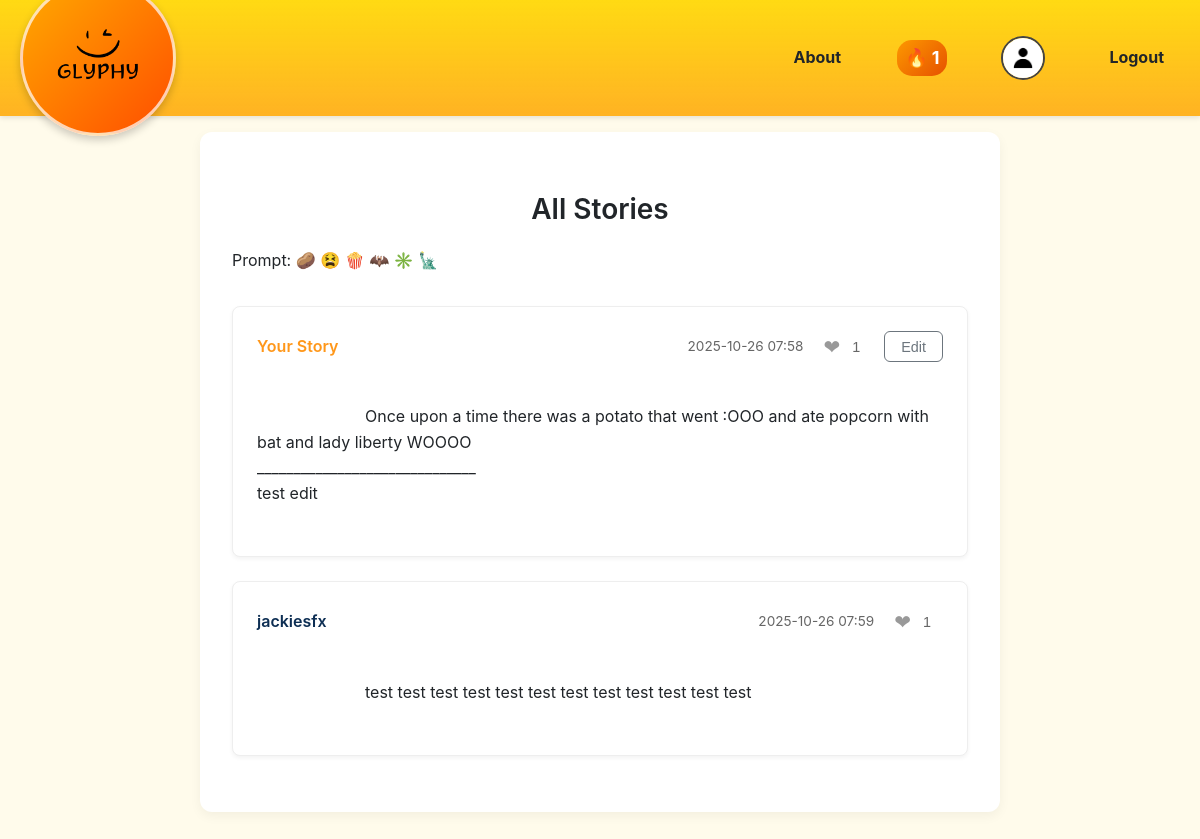
The page /stories (signed in) on the database its author committed.
### app/models.py (models this page shows, shortened)
class DailyEmoji(db.Model):
    id = db.Column(db.Integer, primary_key=True)
    emojis = db.Column(db.String(50), nullable=False)
    date_posted = db.Column(db.Date, unique=True, nullable=False, default=date.today)
    stories = db.relationship('Story', backref='daily_emoji_set', lazy='dynamic')

class Story(db.Model):
    id = db.Column(db.Integer, primary_key=True)
    content = db.Column(db.Text, nullable=False)
    timestamp = db.Column(db.DateTime, index=True, default=datetime.utcnow)
    likes = db.Column(db.Integer, nullable=False, default=0)
    user_id = db.Column(db.Integer, db.ForeignKey('user.id'))
    daily_emoji_id = db.Column(db.Integer, db.ForeignKey('daily_emoji.id'))
    comments = db.relationship('Comments', backref='story', lazy='dynamic')

class User(UserMixin, db.Model):
    id = db.Column(db.Integer, primary_key=True)
    username = db.Column(db.String(100), unique=True, nullable=False)
    email = db.Column(db.String(120), unique=True, nullable=False)
    password_hash = db.Column(db.String(162))
    current_streak = db.Column(db.Integer, default=0)  # Current posting streak
    last_story_date = db.Column(db.Date)  # Last date when user posted a story
    stories = db.relationship('Story', backref='author', lazy='dynamic')
    comments = db.relationship('Comments', backref='author', lazy='dynamic')

### app/main_views.py (the view)
@main.route('/stories')
@login_required
def stories():
    daily_emojis_obj = get_or_create_daily_prompt()
    user_story_for_today = Story.query.filter_by( # Check if the current user has already posted a story for this prompt
        author=current_user,
        daily_emoji_id=daily_emojis_obj.id
    ).first()
    if not user_story_for_today: # If they haven't posted, redirect them back to the dashboard with a message
        flash("You must post your own story before you can view others'.", "warning")
        return redirect(url_for('main.dashboard'))
    all_stories = Story.query.filter_by(daily_emoji_id=daily_emojis_obj.id).order_by(Story.timestamp.desc()).all()
    ordered_stories = []
    if user_story_for_today:
        ordered_stories.append({
            'id': user_story_for_today.id,
            'username': current_user.username,
            'content': user_story_for_today.content,
            'timestamp': user_story_for_today.timestamp.strftime('%Y-%m-%d %H:%M'),
            'likes': user_story_for_today.likes,
            'is_you': True
        })
    for story in all_stories:
        if story.user_id == current_user.id:
            continue
        author_name = story.author.username if story.author else 'Unknown'
        ordered_stories.append({
            'id': story.id,
            'username': author_name,
            'content': story.content,
            'timestamp': story.timestamp.strftime('%Y-%m-%d %H:%M'),
            'likes': story.likes,
            'is_you': False
        })
    liked_stories = session.get('liked_stories', [])
    return render_template('stories.html',
                           ordered_stories=ordered_stories,
                           prompt_emojis=daily_emojis_obj.emojis,
                           user_story=user_story_for_today,
                           liked_stories=liked_stories)

### app/__init__.py (called while the page is built)
def create_app(config_class=Config):
    app = Flask(__name__)
    app.config.from_object(config_class)
    db.init_app(app)
    login_manager.init_app(app)
    login_manager.login_view = 'auth.login_register'
    login_manager.login_message_category = 'info'
    from .main_views import main as main_blueprint
    app.register_blueprint(main_blueprint)
    from .auth_views import auth as auth_blueprint
    app.register_blueprint(auth_blueprint, url_prefix='/auth')
    @login_manager.user_loader
    def load_user(user_id):
        return User.query.get(int(user_id))
    @app.context_processor
    def inject_streak():
        return {'current_streak': current_user.current_streak if current_user.is_authenticated else 0}
    with app.app_context():
        db.create_all()
    return app

### app/main_views.py (called while the page is built, shortened)
def get_or_create_daily_prompt():
    today = date.today()
    daily_emojis_obj = DailyEmoji.query.filter_by(date_posted=today).first()
    return daily_emojis_obj

### app/templates/stories.html (shortened to what this page needs)
{% extends "layout.html" %}
{% block content %}
<div class="content-card">
    <h2 class="section-title">All Stories</h2>
    <p class="prompt-text">Prompt: {{ prompt_emojis }}</p>
    {% if ordered_stories %}
        <div class="stories-container">
            {% for s in ordered_stories %}
                <div class="story-card" id="story-{{ s.id }}">
                    <div class="story-header">
                        <div class="author-info">
                            {% if s.is_you %}
                                <span class="author-name is-you">Your Story</span>
                            {% else %}
                                <span class="author-name other">{{ s.username }}</span>
                            {% endif %}
                        </div>
                        <div class="story-meta">
                            <span class="story-timestamp">{{ s.timestamp }}</span>
                            <div class="story-actions">
                                <button class="heart-btn" data-story-id="{{ s.id }}" aria-label="like">
                                    <span class="heart-icon {% if s.id in liked_stories %}liked{% else %}not-liked{% endif %}">❤</span>
                                    <span class="likes-count" data-story-id="{{ s.id }}">{{ s.likes }}</span>
                                </button>
                                {% if s.is_you %}
                                    <button class="edit-btn" data-story-id="{{ s.id }}">Edit</button>
                                {% endif %}
                            </div>
                        </div>
                    </div>
                    <div class="story-content {% if s.content|length > 300 %}truncated{% endif %}" data-story-id="{{ s.id }}">
                        {{ s.content }}
                    </div>
                </div>
            {% endfor %}
        </div>
    {% else %}
        <p class="no-stories">No stories found for this prompt.</p>
    {% endif %}
</div>
{% endblock %}

### app/static/style.css (style rules this page uses)
:root { --primary-blue: #007BFF; --primary-hover: #0056b3; --dark-blue: #0d2e53; --dark-blue-hover: #1a5c9a; --golden-yellow: rgba(255, 193, 7, 0.85); --dark-orange: rgba(255, 140, 0, 0.9); --dark-orange-hover: #D97706; --white: #ffffff; --light-gray: #f8f9fa; --medium-gray: #6c757d; --medium-gray-hover: #5a6268; --light-cream: #FFFBEB; --dark-text: #212529; --success: #28a745; --warning: #ffc107; --danger: #dc3545; }
body { font-family: -apple-system, BlinkMacSystemFont, 'Segoe UI', Roboto, Oxygen, Ubuntu, Cantarell, sans-serif; line-height: 1.6; margin: 0; padding: 0; background-color: var(--light-cream); color: var(--dark-text); padding-top: 100px; }
.content-card { background: var(--white); border-radius: 12px; padding: 2rem; box-shadow: 0 4px 12px rgba(0,0,0,0.05); }
.stories-container { margin-top: 2rem; }
.story-card { background: var(--white); border: 1px solid #eee; border-radius: 8px; padding: 1.5rem; margin-bottom: 1.5rem; box-shadow: 0 2px 4px rgba(0,0,0,0.05); overflow: hidden; }
.story-header { display: flex; justify-content: space-between; align-items: center; margin-bottom: 1rem; flex-wrap: wrap; gap: 0.5rem; }
.author-info { display: flex; align-items: center; gap: 0.5rem; }
.author-name { font-weight: 600; }
.author-name.is-you { color: var(--dark-orange); }
.author-name.other { color: var(--dark-blue); }
.story-meta { display: flex; align-items: center; gap: 1rem; }
.story-timestamp { font-size: 0.85rem; color: #666; }
.story-actions { display: flex; align-items: center; gap: 0.75rem; }
.heart-btn { background: none; border: none; padding: 0.25rem; cursor: pointer; display: flex; align-items: center; gap: 0.25rem; transition: transform 0.2s; }
.heart-icon { font-size: 1.25rem; }
.heart-icon.not-liked { color: #999; }
.likes-count { font-size: 0.9rem; color: #666; min-width: 1.5rem; }
.edit-btn { background: none; border: 1px solid var(--medium-gray); color: var(--medium-gray); padding: 0.4rem 1rem; border-radius: 6px; font-size: 0.9rem; cursor: pointer; transition: all 0.2s; }
.story-content { white-space: pre-wrap; margin: 0; line-height: 1.6; color: var(--dark-text); word-break: break-word; overflow-wrap: break-word; max-width: 100%; }
.section-title { font-size: 1.75rem; font-weight: 600; color: var(--dark-text); margin-bottom: 1rem; text-align: center; }

### rows shown on the page
DailyEmoji: emojis "🥔 😫 🍿 🦇 ✳️ 🗽"
Story: content "Once upon a time there was a potato that went :OOO and ate popcorn with bat and lady liberty WOOOO ______________________________ test edit"
User: username "jackiesfx"
Story: content "test test test test test test test test test test test test"

### other values the page prints
{{ current_streak }} "1"
{{ s.timestamp }} "2025-10-26 07:58" "2025-10-26 07:59"
{{ s.likes }} "1" "1"
